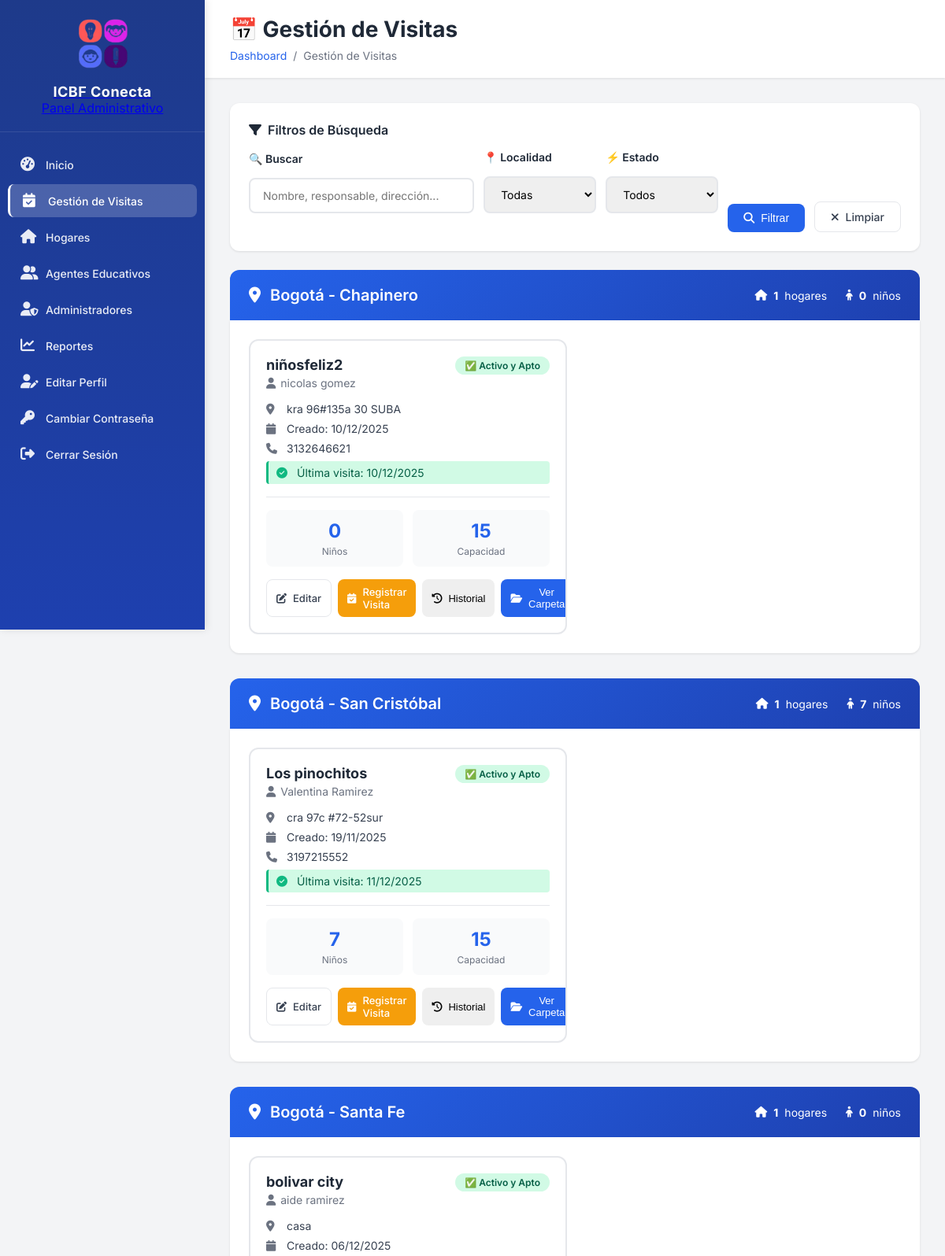
The page /dashboard/admin/hogares/ (signed in, upper part) on the database as committed earlier.
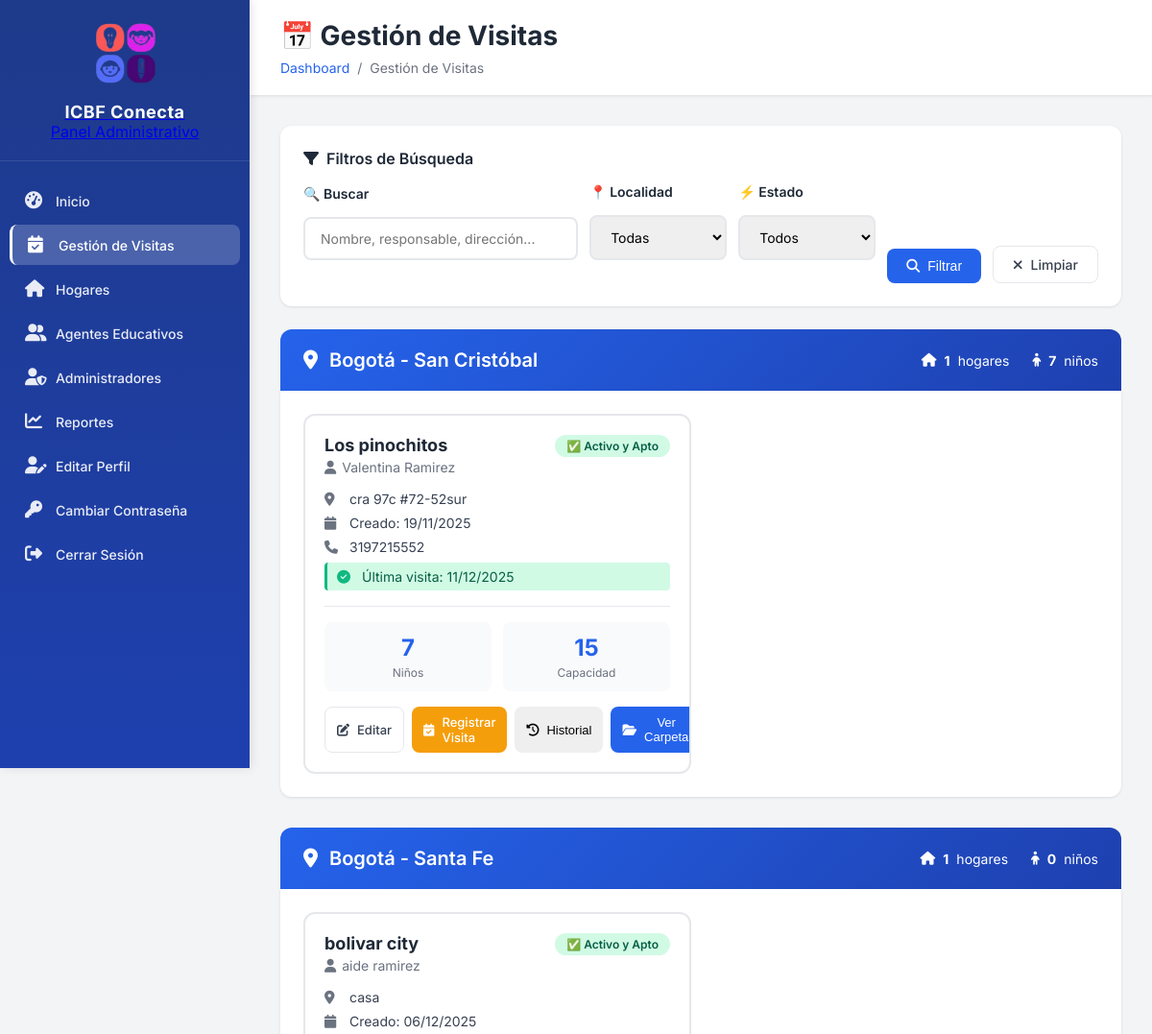
The same page on the database as committed later.
### core/models.py (models this page shows, shortened)
class HogarComunitario(models.Model):
    regional = models.ForeignKey(Regional, on_delete=models.PROTECT, related_name='hogares')
    ciudad = models.ForeignKey(Ciudad, on_delete=models.PROTECT, related_name='hogares')
    nombre_hogar = models.CharField(max_length=100)
    direccion = models.CharField(max_length=200)
    localidad = models.CharField(max_length=100, blank=True, default='')  # Mantener para hogares antiguos, se asigna en la vista
    localidad_bogota = models.ForeignKey('LocalidadBogota', on_delete=models.SET_NULL, null=True, blank=True, related_name='hogares')
    barrio = models.CharField(max_length=100, null=True, blank=True)
    estrato = models.IntegerField(null=True, blank=True)
    fecha_primera_visita = models.DateField(null=True, blank=True, help_text="Fecha programada para la primera visita técnica")
    ultima_visita = models.DateField(null=True, blank=True, help_text="Fecha de la última visita técnica realizada")
    proxima_visita = models.DateField(null=True, blank=True, help_text="Fecha programada para la próxima visita técnica (calculada automáticamente)")
    observaciones_visita = models.TextField(blank=True, help_text="Observaciones de la última visita técnica realizada")
    estado_aptitud = models.CharField(
        max_length=20,
        choices=[
            ('no_apto', 'No Apto'),
            ('apto', 'Apto'),
        ],
        default='no_apto',
        help_text="Estado de aptitud del hogar. Se actualiza a 'Apto' después de la primera visita aprobada"
    )
    area_social_m2 = models.DecimalField(max_digits=6, decimal_places=2, null=True, blank=True,
                                         help_text="Metros cuadrados del área social disponible para los niños")
    capacidad_calculada = models.IntegerField(null=True, blank=True,
                                              help_text="Capacidad calculada según área social (m²/2)")
    formulario_completo = models.BooleanField(default=False,
                                              help_text="Indica si se completó el formulario 2 de visita técnica")
    num_habitaciones = models.IntegerField(null=True, blank=True)
    num_banos = models.IntegerField(null=True, blank=True)
    material_construccion = models.TextField(null=True, blank=True)
    riesgos_cercanos = models.TextField(null=True, blank=True)
    fotos_interior = models.FileField(upload_to='hogares/fotos_interior/', null=True, blank=True)
    fotos_exterior = models.FileField(upload_to='hogares/fotos_exterior/', null=True, blank=True)
    geolocalizacion_lat = models.DecimalField(max_digits=10, decimal_places=7, null=True, blank=True)
    geolocalizacion_lon = models.DecimalField(max_digits=10, decimal_places=7, null=True, blank=True)
    tipo_tenencia = models.CharField(max_length=50, choices=[
        ('Propia', 'Propia'),
        ('Arrendada', 'Arrendada'),
        ('Comodato', 'Comodato')
    ], null=True, blank=True)
    documento_tenencia_pdf = models.FileField(upload_to='hogares/documentos_tenencia/', null=True, blank=True)
    capacidad = models.IntegerField(null=True, blank=True, help_text="Capacidad aprobada del hogar (entre 12 y 15 niños según normativa ICBF)")
    capacidad_maxima = models.IntegerField(default=15, help_text="Capacidad máxima permitida (15 niños según normativa)")
    estado = models.CharField(
        max_length=30,
        choices=[
            ('pendiente_revision', 'Pendiente de Revisión'),
            ('en_revision', 'En Revisión'),
            ('aprobado', 'Aprobado'),
            ('rechazado', 'Rechazado'),
            ('en_mantenimiento', 'En Mantenimiento'),
            ('pendiente_visita', 'Pendiente de Visita'),
            ('visita_agendada', 'Visita Agendada'),
            ('en_evaluacion', 'En Evaluación'),
            ('activo', 'Activo'),
            ('inactivo', 'Inactivo'),
        ],
        default='pendiente_revision'
    )
    madre = models.ForeignKey(MadreComunitaria, on_delete=models.PROTECT, related_name='hogares_asignados')
    fecha_registro = models.DateTimeField(auto_now_add=True)
    fecha_habilitacion = models.DateTimeField(null=True, blank=True)  # Cuando pasa a activo/aprobado
    class Meta:
        db_table = 'hogares_comunitarios'

class MadreComunitaria(models.Model):
    usuario = models.OneToOneField(Usuario, on_delete=models.CASCADE, related_name='madre_profile')
    NIVEL_ESCOLARIDAD_CHOICES = [
        ('Bachiller', 'Bachiller'),
        ('Técnico', 'Técnico'),
        ('Tecnólogo', 'Tecnólogo'),
        ('Profesional', 'Profesional')
    ]
    nivel_escolaridad = models.CharField(max_length=100, choices=NIVEL_ESCOLARIDAD_CHOICES)
    titulo_obtenido = models.CharField(max_length=150, null=True, blank=True)
    institucion = models.CharField(max_length=150, null=True, blank=True)
    experiencia_previa = models.TextField(null=True, blank=True)
    certificado_laboral = models.FileField(upload_to='madres_documentos/certificados_laborales/', null=True, blank=True)
    no_retirado_icbf = models.BooleanField(default=False)
    carta_disponibilidad = models.FileField(upload_to='madres_documentos/disponibilidad/', null=True, blank=True)
    firma_digital = models.FileField(upload_to='madres_documentos/firmas/', null=True, blank=True)
    foto_madre = models.ImageField(upload_to='madres_documentos/fotos/', null=True, blank=True)
    documento_identidad_pdf = models.FileField(upload_to='madres_documentos/cedulas/', null=True, blank=True)
    certificado_escolaridad_pdf = models.FileField(upload_to='madres_documentos/educacion/', null=True, blank=True)
    certificado_antecedentes_pdf = models.FileField(upload_to='madres_documentos/antecedentes/', null=True, blank=True)
    certificado_medico_pdf = models.FileField(upload_to='madres_documentos/medico/', null=True, blank=True)
    certificado_residencia_pdf = models.FileField(upload_to='madres_documentos/residencia/', null=True, blank=True)
    cartas_recomendacion_pdf = models.FileField(upload_to='madres_documentos/recomendaciones/', null=True, blank=True)
    fecha_registro = models.DateTimeField(auto_now_add=True)
    class Meta:
        db_table = 'madres_comunitarias'

class Usuario(AbstractUser):
    TIPO_DOCUMENTO_CHOICES = [
        ('CC', 'Cédula de ciudadanía'),
        ('TI', 'Tarjeta de identidad'),
        ('CE', 'Cédula de extranjería'),
        ('PA', 'Pasaporte'),
    ]
    SEXO_CHOICES = [
        ('M', 'Masculino'),
        ('F', 'Femenino'),
        ('O', 'Otro'),
    ]
    username = None
    tipo_documento = models.CharField(max_length=5, choices=TIPO_DOCUMENTO_CHOICES, default='CC')
    documento = models.BigIntegerField(unique=True)
    nombres = models.CharField(max_length=50)
    apellidos = models.CharField(max_length=50)
    correo = models.EmailField(max_length=100, unique=False)  # ⚠️ TEMPORAL: Permitir correos duplicados para pruebas
    sexo = models.CharField(max_length=1, choices=SEXO_CHOICES, default='F')
    departamento_residencia = models.ForeignKey(Departamento, on_delete=models.SET_NULL, null=True, blank=True, related_name='residentes')
    ciudad_residencia = models.ForeignKey(Municipio, on_delete=models.SET_NULL, null=True, blank=True, related_name='residentes')
    localidad_bogota = models.ForeignKey(LocalidadBogota, on_delete=models.SET_NULL, null=True, blank=True, related_name='residentes',
                                         help_text='Solo aplica si vive en Bogotá D.C.')
    direccion = models.CharField(max_length=100, null=True, blank=True)
    barrio = models.CharField(max_length=100, null=True, blank=True)
    telefono = models.CharField(max_length=20, null=True, blank=True)
    nivel_educativo = models.CharField(max_length=50, null=True, blank=True)
    rol = models.ForeignKey(Rol, on_delete=models.PROTECT, null=True)
    foto_admin = models.ImageField(upload_to=admin_upload_path, null=True, blank=True)
    fecha_creacion = models.DateTimeField(auto_now_add=True)
    fecha_actualizacion = models.DateTimeField(auto_now=True)
    EMAIL_FIELD = 'correo'
    USERNAME_FIELD = 'documento'
    REQUIRED_FIELDS = ['nombres', 'apellidos', 'correo', 'tipo_documento']
    objects = CustomUserManager()
    class Meta:
        db_table = 'usuarios'

### core/views.py (the view, shortened to what this page needs)
# urls.py: path('dashboard/admin/hogares/', views.hogares_dashboard, name='hogares_dashboard'),  # Nuevo dashboard de hogares
@login_required
@rol_requerido('administrador')
def hogares_dashboard(request):
    from django.db.models import Q, Count
    from collections import defaultdict
    filtro_localidad = request.GET.get('localidad', '')
    filtro_estado = request.GET.get('estado', '')
    busqueda = request.GET.get('q', '').strip()
    hogares = HogarComunitario.objects.select_related(
        'madre__usuario', 'regional', 'ciudad', 'localidad_bogota'
    ).annotate(
        ninos_count=Count('ninos', filter=Q(ninos__estado='activo'))
    )
    if filtro_localidad:
        hogares = hogares.filter(localidad_bogota__nombre__icontains=filtro_localidad)
    if filtro_estado:
        hogares = hogares.filter(estado=filtro_estado)
    hogares = hogares.order_by('localidad_bogota__numero', '-fecha_registro')
    from core.models import LocalidadBogota
    localidades = LocalidadBogota.objects.all().order_by('numero')
    hogares_por_localidad = defaultdict(list)
    for hogar in hogares:
        if hogar.localidad_bogota:
            clave_localidad = f"{hogar.ciudad.nombre} - {hogar.localidad_bogota.nombre}"
        elif hogar.ciudad:
            clave_localidad = hogar.ciudad.nombre
        else:
            clave_localidad = 'Sin ubicación'
        hogares_por_localidad[clave_localidad].append(hogar)
    hogares_por_localidad = dict(sorted(hogares_por_localidad.items()))
    context = {
        'hogares_por_localidad': hogares_por_localidad,
        'localidades': localidades,
        'filtro_localidad': filtro_localidad,
        'filtro_estado': filtro_estado,
        'busqueda': busqueda,
    }
    return render(request, 'admin/hogares_dashboard.html', context)

### templates/admin/hogares_dashboard.html (shortened to what the changed rows need)
{% load static %}
<!DOCTYPE html>
<html lang="es">
<head>
  <link rel="stylesheet" href="https://cdnjs.cloudflare.com/ajax/libs/font-awesome/6.5.0/css/all.min.css">
</head>
<body>
  <div class="dashboard-container">
    {% include 'admin/components/admin_sidebar.html' %}
    <main class="main-content">
      <div class="topbar">
        <h1>📅 Gestión de Visitas</h1>
      </div>
      <div class="content-wrapper">
        {% if hogares_por_localidad %}
          {% for localidad, hogares_loc in hogares_por_localidad.items %}
          <div class="localidad-section">
            <div class="localidad-header">
              <div class="localidad-title">
                <i class="fas fa-map-marker-alt"></i>
                {{ localidad }}
              </div>
              <div class="localidad-stats">
                <div class="localidad-stat">
                  <i class="fas fa-home"></i>
                  <strong>{{ hogares_loc|length }}</strong> hogares
                </div>
                <div class="localidad-stat">
                  <i class="fas fa-child"></i>
                  <strong>
                    {% for h in hogares_loc %}{{ h.ninos_count|default:0 }}{% if not forloop.last %}+{% endif %}{% endfor %}
                  </strong> niños
                </div>
              </div>
            </div>
            <div class="hogares-grid">
              {% for hogar in hogares_loc %}
              <div class="hogar-card">
                <div class="hogar-header" onclick="verHogarDetalle({{ hogar.id }})" style="cursor: pointer;">
                  <div>
                    <div class="hogar-name">{{ hogar.nombre_hogar }}</div>
                    <div class="hogar-responsable">
                      <i class="fas fa-user"></i>
                      {{ hogar.madre.usuario.nombres }} {{ hogar.madre.usuario.apellidos }}
                    </div>
                  </div>
                  <div>
                    {% if hogar.estado == 'activo' %}
                      <span class="badge badge-success">✅ Activo y Apto</span>
                    {% elif hogar.estado == 'aprobado' %}
                      <span class="badge badge-success">✓ Aprobado</span>
                    {% elif hogar.estado == 'pendiente_visita' %}
                      <span class="badge badge-warning">⏱ Pendiente Visita</span>
                    {% elif hogar.estado == 'en_revision' %}
                      <span class="badge badge-info">🔄 En Revisión</span>
                    {% elif hogar.estado == 'rechazado' %}
                      <span class="badge badge-danger">✗ Rechazado</span>
                    {% else %}
                      <span class="badge badge-secondary">⚪ {{ hogar.estado|title }}</span>
                    {% endif %}
                  </div>
                </div>
                <div class="hogar-info">
                  <div class="info-row">
                    <i class="fas fa-map-marker-alt"></i>
                    <span>{{ hogar.direccion|truncatewords:8 }}</span>
                  </div>
                  <div class="info-row">
                    <i class="fas fa-calendar"></i>
                    <span>Creado: {{ hogar.fecha_registro|date:"d/m/Y" }}</span>
                  </div>
                  <div class="info-row">
                    <i class="fas fa-phone"></i>
                    <span>{{ hogar.madre.usuario.telefono }}</span>
                  </div>
                  {% if hogar.estado == 'activo' or hogar.estado == 'aprobado' %}
                    {% if hogar.ultima_visita %}
                      <div class="info-row" style="background:#d1fae5;padding:6px 10px;border-radius:4px;border-left:3px solid #10b981;">
                        <i class="fas fa-check-circle" style="color:#10b981;"></i>
                        <span style="color:#065f46;">Última visita: {{ hogar.ultima_visita|date:"d/m/Y" }}</span>
                      </div>
                    {% else %}
                      <div class="info-row" style="background:#fee2e2;padding:6px 10px;border-radius:4px;border-left:3px solid #ef4444;">
                        <i class="fas fa-exclamation-triangle" style="color:#ef4444;"></i>
                        <span style="color:#991b1b;">⚠️ Sin registro de visitas</span>
                      </div>
                    {% endif %}
                  {% endif %}
                </div>
                <div class="hogar-stats">
                  <div class="stat-item">
                    <div class="stat-number">{{ hogar.ninos_count|default:0 }}</div>
                    <div class="stat-label">Niños</div>
                  </div>
                  <div class="stat-item">
                    <div class="stat-number">{{ hogar.capacidad_maxima }}</div>
                    <div class="stat-label">Capacidad</div>
                  </div>
                </div>
                <div class="hogar-actions" onclick="event.stopPropagation();">
                  <a href="{% url 'editar_madre' hogar.madre.id %}" class="btn btn-outline btn-small">
                    <i class="fas fa-edit"></i>
                    Editar
                  </a>
                  {% if hogar.estado == 'activo' or hogar.estado == 'aprobado' %}
                    <a href="{% url 'registrar_visita' hogar.id %}" class="btn btn-warning btn-small">
                      <i class="fas fa-calendar-check"></i>
                      Registrar Visita
                    </a>
                  {% endif %}
                  <button class="btn btn-info btn-small" onclick="event.stopPropagation(); verHistorialVisitas({{ hogar.id }}, '{{ hogar.nombre_hogar }}');">
                    <i class="fas fa-history"></i>
                    Historial
                  </button>
                  <button class="btn btn-primary btn-small" onclick="event.stopPropagation(); verHogarDetalle({{ hogar.id }})">
                    <i class="fas fa-folder-open"></i>
                    Ver Carpeta
                  </button>
                </div>
              </div>
              {% endfor %}
            </div>
          </div>
          {% endfor %}
        {% else %}
          <div class="empty-state">
            <i class="fas fa-home"></i>
            <h3>No se encontraron hogares</h3>
            <p>Intenta ajustar los filtros de búsqueda o <a href="{% url 'crear_madre' %}">crea un nuevo hogar</a></p>
          </div>
        {% endif %}
      </div>
    </main>
  </div>
</body>
</html>

Rows that differ between the two databases and show on the page:
removed HogarComunitario: localidad "Bogotá - Chapinero", hogares_loc "1", ninos_count "0", nombre_hogar "niñosfeliz2", madre.usuario.nombres "nicolas", madre.usuario.apellidos "gomez", estado "✅ Activo y Apto", direccion "kra 96#135a 30 SUBA", fecha_registro "10/12/2025", madre.usuario.telefono "3132646621", ultima_visita "10/12/2025", capacidad_maxima "15"
